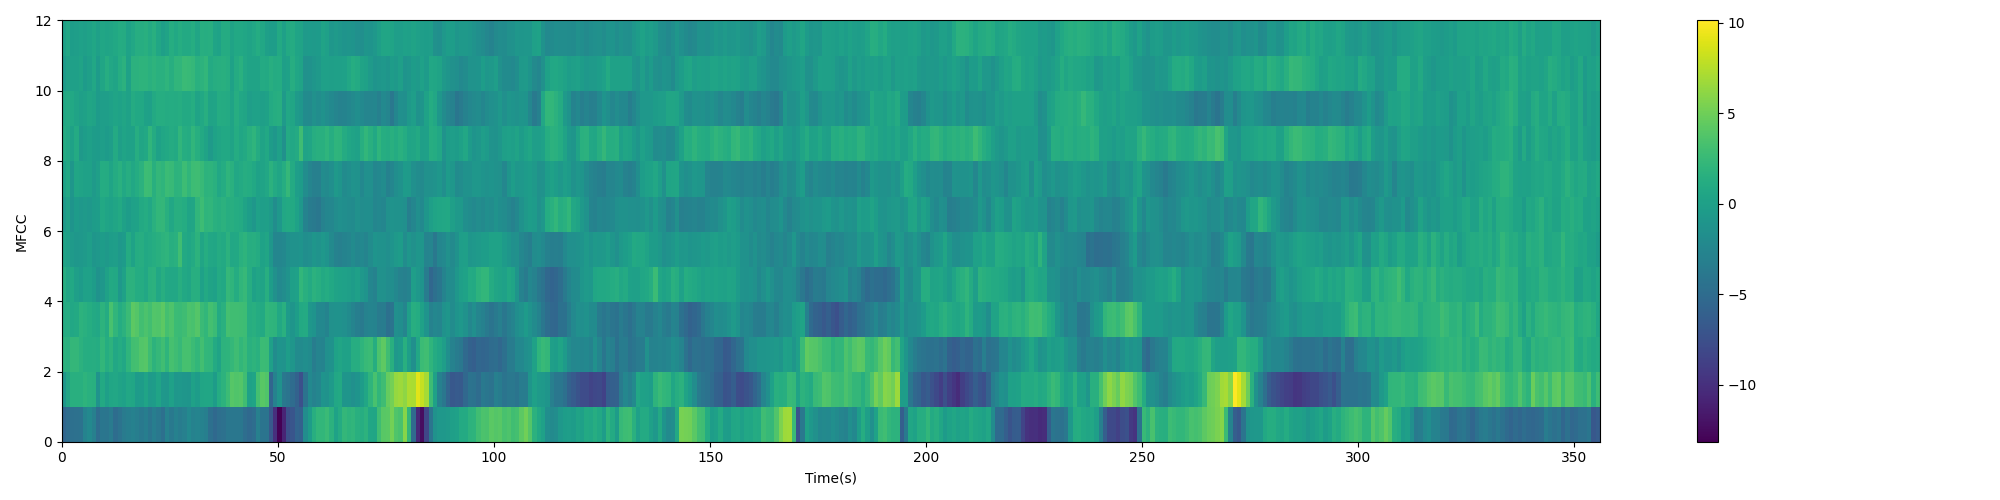

Write the Python code that produced this figure.
import librosa
import numpy as np
from scipy.fftpack import dct
import math
import python_speech_features as sf

# If you want to see the spectrogram picture
import matplotlib
matplotlib.use('Agg')
import matplotlib.pyplot as plt
def plot_spectrogram(spec, note,file_name):
    """Draw the spectrogram picture
        :param spec: a feature_dim by num_frames array(real)
        :param note: title of the picture
        :param file_name: name of the file
    """ 
    fig = plt.figure(figsize=(20, 5))
    heatmap = plt.pcolor(spec)
    fig.colorbar(mappable=heatmap)
    plt.xlabel('Time(s)')
    plt.ylabel(note)
    plt.tight_layout()
    plt.savefig(file_name)


#preemphasis config 
alpha = 0.97

# Enframe config
frame_len = 400      # 25ms, fs=16kHz
frame_shift = 160    # 10ms, fs=15kHz
fft_len = 512

# Mel filter config
num_filter = 23
num_mfcc = 12

# Read wav file
wav, fs = librosa.load('./test.wav', sr=None)

# Enframe with Hamming window function
def preemphasis(signal, coeff=alpha):
    """perform preemphasis on the input signal.

        :param signal: The signal to filter.
        :param coeff: The preemphasis coefficient. 0 is no filter, default is 0.97.
        :returns: the filtered signal.
    """
    return np.append(signal[0], signal[1:] - coeff * signal[:-1])

def enframe(signal, frame_len=frame_len, frame_shift=frame_shift, win=np.hamming(frame_len)):
    """Enframe with Hamming widow function.

        :param signal: The signal be enframed
        :param win: window function, default Hamming
        :returns: the enframed signal, num_frames by frame_len array
    """

    num_samples = signal.size
    num_frames = np.floor((num_samples - frame_len) / frame_shift)+1
    frames = np.zeros((int(num_frames),frame_len))
    for i in range(int(num_frames)):
        frames[i,:] = signal[i*frame_shift:i*frame_shift + frame_len] 
        frames[i,:] = frames[i,:] * win

    return frames

def get_spectrum(frames, fft_len=fft_len):
    """Get spectrum using fft
        :param frames: the enframed signal, num_frames by frame_len array
        :param fft_len: FFT length, default 512
        :returns: spectrum, a num_frames by fft_len/2+1 array (real)
    """
    cFFT = np.fft.fft(frames, n=fft_len)
    valid_len = int(fft_len / 2 ) + 1
    spectrum = np.abs(cFFT[:,0:valid_len])
    return spectrum

def get_mel_filter_weights(fft_bins):
    filter_bank_size = int(fft_len/2) + 1
    filter_weights   = np.zeros(filter_bank_size)
    for i in range(num_filter + 1):
        left   = int(fft_bins[i])
        center = int(fft_bins[i+1])
        k      = 1/(center - left)
        for j in range(left, center):
            filter_weights[j] = (j - left) * k
    # plt.plot(filter_weights)
    # plt.savefig('filter_weights.jpg')
    # plt.clf()
    return filter_weights

def fbank(spectrum, num_filter = num_filter):
    """Get mel filter bank feature from spectrum
        :param spectrum: a num_frames by fft_len/2+1 array(real)
        :param num_filter: mel filters number, default 23
        :returns: fbank feature, a num_frames by num_filter array 
        DON'T FORGET LOG OPRETION AFTER MEL FILTER!
    """

    spectrum = np.square(spectrum)/fft_len
    low_fre = 0
    max_fre = fs/2
    low_mel = 2595*np.log10(1 + low_fre/700)
    max_mel = 2595*np.log10(1 + max_fre/700)

    mel_point = np.linspace(low_mel, max_mel, num = num_filter + 2) # 等间隔产生梅尔频率
    fre_point = 700 * (10**(mel_point/2595) - 1) # 将等间隔的梅尔频域换算成频域
    fft_bins  = fre_point * (fft_len + 1) / fs   # 频域换算成对应的fft bin
    filter_weights = get_mel_filter_weights(fft_bins)

    feats=np.zeros((spectrum.shape[0], num_filter))
    for i in range(spectrum.shape[0]):
        for j in range(num_filter+1):
            left   = int(fft_bins[j])
            center = int(fft_bins[j+1])
            for k in range(left, center):
                if(j < num_filter):
                    feats[i][j] += filter_weights[k] * spectrum[i][k]
                if(j > 0):
                    feats[i][j-1] += (1 - filter_weights[k]) * spectrum[i][k]
    # import pdb;pdb.set_trace()
    feats = np.log(feats)

    """
        FINISH by YOURSELF
    """
    return feats

def dct_ii(x):
    """参考：https://en.wikipedia.org/wiki/Discrete_cosine_transform
    """
    M = x.shape[0]
    y = np.zeros(M)
    for i in range(M):
        for j in range(M):
            y[i] += x[j] * np.cos(np.pi * i * (j + 0.5) / M)
    y = np.sqrt(2/M)*y
    return y


def mfcc(fbank, num_mfcc = num_mfcc):
    """Get mfcc feature from fbank feature
        :param fbank: a num_frames by  num_filter array(real)
        :param num_mfcc: mfcc number, default 12
        :returns: mfcc feature, a num_frames by num_mfcc array 
    """

    feats = np.zeros((fbank.shape[0],num_mfcc))

    for i in range(fbank.shape[0]):
        feats[i] = dct_ii(fbank[i])[1:num_mfcc+1]

    """
        FINISH by YOURSELF
    """
    return feats

def write_file(feats, file_name):
    """Write the feature to file
        :param feats: a num_frames by feature_dim array(real)
        :param file_name: name of the file
    """
    f=open(file_name,'w')
    (row,col) = feats.shape
    for i in range(row):
        f.write('[')
        for j in range(col):
            f.write(str(feats[i,j])+' ')
        f.write(']\n')
    f.close()

def main():
    wav, fs = librosa.load('./test.wav', sr=None)
    signal = preemphasis(wav)
    frames = enframe(signal)
    spectrum = get_spectrum(frames)
    fbank_feats = fbank(spectrum)
    mfcc_feats = mfcc(fbank_feats)
    plot_spectrogram(fbank_feats, 'Filter Bank','fbank.png')
    write_file(fbank_feats,'./test.fbank')
    plot_spectrogram(mfcc_feats.T, 'MFCC','mfcc.png')
    write_file(mfcc_feats,'./test.mfcc')

if __name__ == '__main__':
    main()
